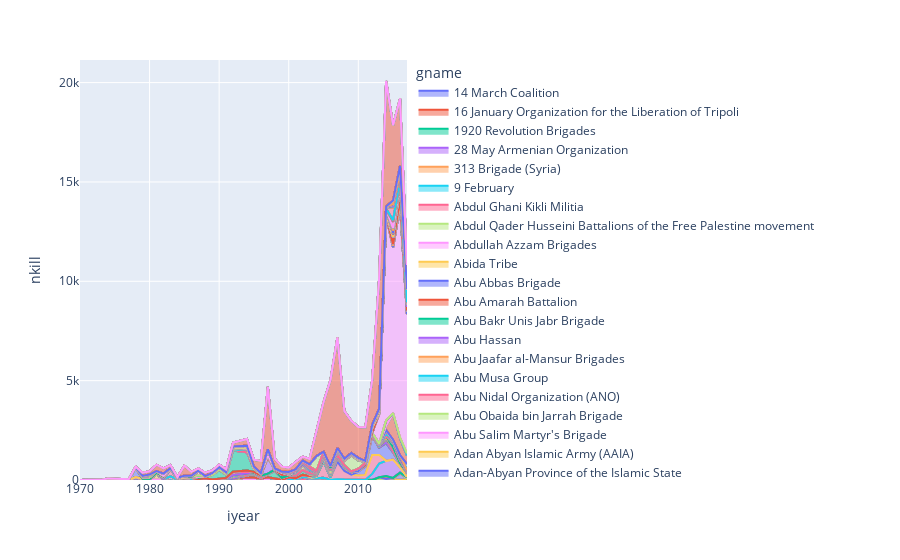

The notebook cell saved with this chart:
### Code cell
fig = px.area(df_time, x='iyear', y=value_one, color=grp)
fig.show()
